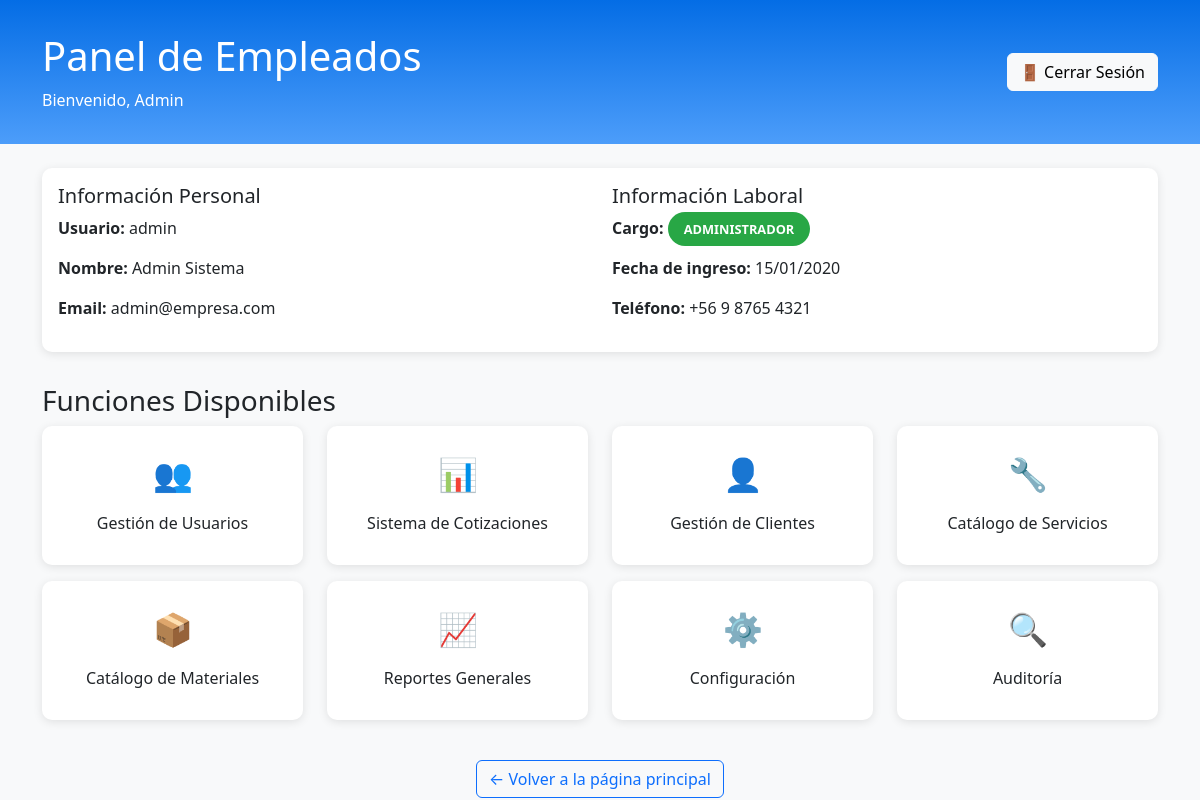
Screenshot of /panel-empleados/ (signed in) with the database file from the repository.
### home/models.py (models this page shows, shortened)
class PerfilEmpleado(models.Model):
    CARGO_CHOICES = [
        ('empleado', 'Empleado'),
        ('supervisor', 'Supervisor'),
        ('gerente', 'Gerente'),
        ('director', 'Director'),
        ('admin', 'Administrador'),
    ]
    user = models.OneToOneField(
        User,
        on_delete=models.CASCADE,
        verbose_name="Usuario"
    )
    cargo = models.CharField(
        max_length=20,
        choices=CARGO_CHOICES,
        default='empleado',
        verbose_name="Cargo"
    )
    fecha_ingreso = models.DateField(
        verbose_name="Fecha de Ingreso"
    )
    telefono = models.CharField(
        max_length=15,
        blank=True,
        null=True,
        verbose_name="Teléfono"
    )
    activo = models.BooleanField(
        default=True,
        verbose_name="Activo"
    )
    departamento = models.CharField(
        max_length=50,
        blank=True,
        null=True,
        verbose_name="Departamento"
    )
    salario = models.DecimalField(
        max_digits=10,
        decimal_places=2,
        blank=True,
        null=True,
        verbose_name="Salario"
    )
    fecha_creacion = models.DateTimeField(
        auto_now_add=True,
        verbose_name="Fecha de Creación"
    )
    fecha_actualizacion = models.DateTimeField(
        auto_now=True,
        verbose_name="Última Actualización"
    )
    class Meta:
        verbose_name = "Perfil de Empleado"
        verbose_name_plural = "Perfiles de Empleados"
        ordering = ['user__first_name', 'user__last_name']
    def es_admin(self):
        return self.cargo == 'admin'

### home/views.py (the view, shortened to what this page needs)
# urls.py: path('panel-empleados/', views.panel_empleados, name='panel_empleados'),
@login_required
def panel_empleados(request):
    try:
        perfil = PerfilEmpleado.objects.get(user=request.user)
        funciones_disponibles = []
        if perfil.es_admin():
            funciones_disponibles = [
                {'nombre': 'Gestión de Usuarios', 'url': 'home:gestion_usuarios', 'icono': '👥'},
                {'nombre': 'Sistema de Cotizaciones', 'url': 'cotizaciones:dashboard', 'icono': '📊'},
                {'nombre': 'Gestión de Clientes', 'url': 'cotizaciones:gestionar_clientes', 'icono': '👤'},
                {'nombre': 'Catálogo de Servicios', 'url': 'cotizaciones:gestionar_servicios', 'icono': '🔧'},
                {'nombre': 'Catálogo de Materiales', 'url': 'cotizaciones:gestionar_materiales', 'icono': '📦'},
                {'nombre': 'Reportes Generales', 'url': 'home:reportes', 'icono': '📈'},
                {'nombre': 'Configuración', 'url': 'home:configuracion', 'icono': '⚙️'},
                {'nombre': 'Auditoría', 'url': 'home:auditoria', 'icono': '🔍'},
            ]
        context = {
            'perfil': perfil,
            'funciones_disponibles': funciones_disponibles,
        }
        return render(request, 'home/panel_empleados.html', context)
    except PerfilEmpleado.DoesNotExist:
        messages.error(request, 'No tienes permisos de empleado.')
        return redirect('index')

### home/templates/home/panel_empleados.html (shortened to what this page needs)
{% load static %}
<!DOCTYPE html>
<html lang="es">
<head>
    <link href="https://cdn.jsdelivr.net/npm/bootstrap@5.3.7/dist/css/bootstrap.min.css" rel="stylesheet">
</head>
<body>
    <div class="header-panel">
        <div class="container">
            <div class="row align-items-center">
                <div class="col">
                    <h1>Panel de Empleados</h1>
                    <p class="mb-0">Bienvenido, {{ user.first_name|default:user.username }}</p>
                </div>
                <div class="col-auto">
                    <a href="{% url 'home:logout' %}" class="btn btn-light">
                        🚪 Cerrar Sesión
                    </a>
                </div>
            </div>
        </div>
    </div>
    <div class="container mt-4">
        <div class="user-info">
            <div class="row">
                <div class="col-md-6">
                    <h5>Información Personal</h5>
                    <p><strong>Usuario:</strong> {{ user.username }}</p>
                    <p><strong>Nombre:</strong> {{ user.first_name }} {{ user.last_name }}</p>
                    <p><strong>Email:</strong> {{ user.email }}</p>
                </div>
                <div class="col-md-6">
                    <h5>Información Laboral</h5>
                    <p><strong>Cargo:</strong>
                        <span class="cargo-badge cargo-{{ perfil.cargo }}">
                            {{ perfil.get_cargo_display }}
                        </span>
                    </p>
                    <p><strong>Fecha de ingreso:</strong> {{ perfil.fecha_ingreso|date:"d/m/Y" }}</p>
                    <p><strong>Teléfono:</strong> {{ perfil.telefono|default:"No especificado" }}</p>
                </div>
            </div>
        </div>
        <h3>Funciones Disponibles</h3>
        <div class="row">
            {% for funcion in funciones_disponibles %}
                <div class="col-md-4 col-lg-3">
                    <a href="{% url funcion.url %}" class="funcion-card d-block text-center">
                        <div class="funcion-icono">{{ funcion.icono }}</div>
                        <h6>{{ funcion.nombre }}</h6>
                    </a>
                </div>
            {% empty %}
                <div class="col-12">
                    <div class="alert alert-info">
                        No tienes funciones asignadas. Contacta al administrador.
                    </div>
                </div>
            {% endfor %}
        </div>
        <div class="text-center mt-4">
            <a href="{% url 'home:index' %}" class="btn btn-outline-primary">
                ← Volver a la página principal
            </a>
        </div>
    </div>
</body>
</html>

### home/templates/home/panel_empleados.html (style rules this page uses)
body { background-color: #f8f9fa; }
.header-panel { background: linear-gradient(to bottom, #046de5, #4c9dfa); color: white; padding: 2rem 0; }
.user-info { background: white; border-radius: 10px; padding: 1rem; box-shadow: 0 2px 10px rgba(0,0,0,0.1); margin-bottom: 2rem; }
.cargo-badge { padding: 0.5rem 1rem; border-radius: 20px; font-weight: bold; text-transform: uppercase; font-size: 0.8rem; }
.cargo-admin { background: #28a745; color: white; }
.funcion-card { background: white; border-radius: 10px; padding: 1.5rem; margin-bottom: 1rem; box-shadow: 0 2px 10px rgba(0,0,0,0.1); transition: transform 0.2s ease, box-shadow 0.2s ease; cursor: pointer; text-decoration: none; color: inherit; }
.funcion-icono { font-size: 2rem; margin-bottom: 1rem; }

### rows the page displays
PerfilEmpleado: cargo "ADMINISTRADOR", fecha_ingreso "15/01/2020", telefono "+56 9 8765 4321"

### other values shown
{{ user.first_name|default:user.username }} "Admin"
{{ user.username }} "admin"
{{ user.first_name }} "Admin"
{{ user.last_name }} "Sistema"
{{ user.email }} "admin@empresa.com"
{{ funcion.icono }} "👥" "📊" "👤" "🔧" "📦" "📈" "⚙️" "🔍"
{{ funcion.nombre }} "Gestión de Usuarios" "Sistema de Cotizaciones" "Gestión de Clientes" "Catálogo de Servicios" "Catálogo de Materiales" "Reportes Generales" "Configuración" "Auditoría"
